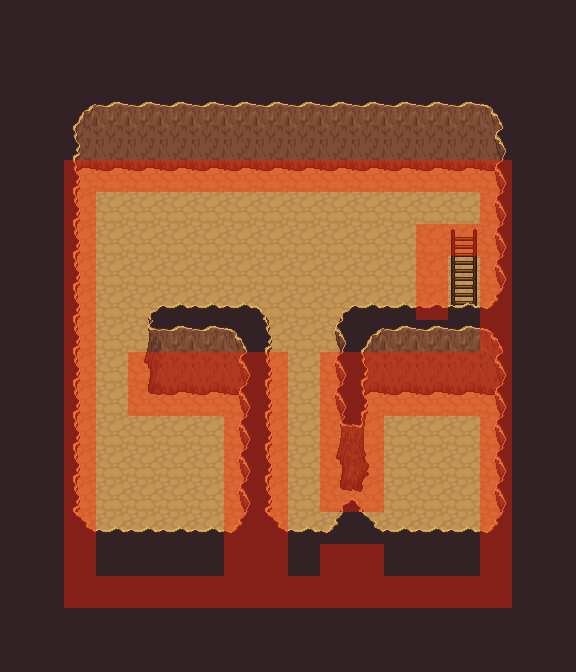

Tiled map render using the project's own tile images. Description and the whole map definition, tile-layer contents included, below:
An orthogonal 18x21 tile map with 32x32 px tiles, 3 tile layers (background, object, collision), 4 tilesets and 1 object (teleport).

<map version="1.0" orientation="orthogonal" width="18" height="21" tilewidth="32" tileheight="32">
 <properties>
  <property name="music" value="calmtown.ogg" />
  <property name="tileset" value="outside.txt" />
  <property name="title" value="Jail" />
 </properties>
 <tileset firstgid="1" name="tiled_collision" tilewidth="32" tileheight="32">
  <image source="tiled_collision.png" width="480" height="32" />
 </tileset>
 <tileset firstgid="16" name="generic_background" tilewidth="32" tileheight="32">
  <image source="generic_background.png" width="864" height="832" />
 </tileset>
 <tileset firstgid="718" name="small_objects" tilewidth="32" tileheight="64">
  <image source="small_objects.png" width="671" height="512" />
 </tileset>
 <tileset firstgid="878" name="outside_objects" tilewidth="32" tileheight="128">
  <image source="outside_objects.png" width="672" height="768" />
 </tileset>
 <layer name="background" width="18" height="21">
  <data encoding="csv">
158,158,158,158,158,158,158,158,158,158,158,158,158,158,158,158,158,158,
158,158,158,158,158,158,158,158,158,158,158,158,158,158,158,158,158,158,
158,158,158,158,158,158,158,158,158,158,158,158,158,158,158,158,158,158,
158,158,158,158,158,158,158,158,158,158,158,158,158,158,158,158,158,158,
158,158,158,158,158,158,158,158,46,46,46,158,158,158,158,158,158,158,
158,158,46,46,46,46,46,46,46,46,46,46,46,46,46,46,158,158,
158,158,46,46,46,46,46,46,46,46,46,46,46,46,46,46,158,158,
158,158,46,46,46,46,46,46,46,46,46,46,46,46,46,46,158,158,
158,158,46,46,46,46,46,46,46,46,46,46,46,46,46,46,158,158,
158,158,46,46,46,46,46,46,46,46,46,46,46,46,46,46,158,158,
158,158,46,46,46,46,46,46,46,46,46,46,46,46,46,46,158,158,
158,158,46,46,46,46,46,46,46,46,46,46,46,46,46,46,158,158,
158,158,46,46,46,46,46,46,46,46,46,46,46,46,46,46,158,158,
158,158,46,46,46,46,46,46,46,46,46,46,46,46,46,46,158,158,
158,158,46,46,46,46,46,46,46,46,46,46,46,46,46,46,158,158,
158,158,46,46,46,46,46,46,46,46,46,46,46,46,46,46,158,158,
158,158,46,46,46,46,46,46,46,46,46,46,46,46,46,46,158,158,
158,158,46,46,46,46,46,46,46,46,46,46,46,46,46,46,158,158,
158,158,158,158,158,158,158,158,158,158,158,158,158,158,158,158,158,158,
158,158,158,158,158,158,158,158,158,158,158,158,158,158,158,158,158,158,
158,158,158,158,158,158,158,158,158,158,158,158,158,158,158,158,158,158
</data>
 </layer>
 <layer name="object" width="18" height="21">
  <data encoding="csv">
0,0,0,0,0,0,0,0,0,0,0,0,0,0,0,0,0,0,
0,0,0,0,0,0,0,0,0,0,0,0,0,0,0,0,0,0,
0,0,0,0,0,0,0,0,0,0,0,0,0,0,0,0,0,0,
0,0,0,0,0,0,0,0,0,0,0,0,0,0,0,0,0,0,
0,0,0,0,0,0,0,0,0,0,0,0,0,0,0,0,0,0,
0,0,892,879,879,879,879,879,879,879,879,879,879,879,879,891,0,0,
0,0,885,0,0,0,0,0,0,0,0,0,0,0,0,883,0,0,
0,0,885,0,0,0,0,0,0,0,0,0,0,0,0,883,0,0,
0,0,885,0,0,0,0,0,0,0,0,0,0,0,0,883,0,0,
0,0,885,0,0,0,0,0,0,0,0,0,0,0,894,883,0,0,
0,0,885,0,0,0,0,0,0,0,0,0,0,0,0,883,0,0,
0,0,885,0,886,887,887,887,888,0,886,887,887,887,887,889,0,0,
0,0,885,0,878,879,879,891,885,0,883,892,879,879,879,891,0,0,
0,0,885,0,0,0,0,883,885,0,883,885,0,0,0,883,0,0,
0,0,885,0,0,0,0,883,885,0,883,885,0,0,0,883,0,0,
0,0,885,0,0,0,0,883,885,0,878,880,0,0,0,883,0,0,
0,0,885,0,0,0,0,883,885,0,0,0,0,0,0,883,0,0,
0,0,885,0,0,0,0,883,885,0,886,888,0,0,0,883,0,0,
0,0,890,887,887,887,887,889,890,887,889,890,887,887,887,889,0,0,
0,0,0,0,0,0,0,0,0,0,0,0,0,0,0,0,0,0,
0,0,0,0,0,0,0,0,0,0,0,0,0,0,0,0,0,0
</data>
 </layer>
 <layer name="collision" width="18" height="21">
  <data encoding="csv">
0,0,0,0,0,0,0,0,0,0,0,0,0,0,0,0,0,0,
0,0,0,0,0,0,0,0,0,0,0,0,0,0,0,0,0,0,
0,0,0,0,0,0,0,0,0,0,0,0,0,0,0,0,0,0,
0,0,0,0,0,0,0,0,0,0,0,0,0,0,0,0,0,0,
0,0,0,0,0,0,0,0,0,0,0,0,0,0,0,0,0,0,
0,0,1,1,1,1,1,1,1,1,1,1,1,1,1,1,0,0,
0,0,1,0,0,0,0,0,0,0,0,0,0,0,0,1,0,0,
0,0,1,0,0,0,0,0,0,0,0,0,0,1,1,1,0,0,
0,0,1,0,0,0,0,0,0,0,0,0,0,1,0,1,0,0,
0,0,1,0,0,0,0,0,0,0,0,0,0,1,0,1,0,0,
0,0,1,0,0,0,0,0,0,0,0,0,0,0,0,1,0,0,
0,0,1,0,1,1,1,1,1,0,1,1,1,1,1,1,0,0,
0,0,1,0,1,1,1,1,1,0,1,1,1,1,1,1,0,0,
0,0,1,0,0,0,0,1,1,0,1,1,0,0,0,1,0,0,
0,0,1,0,0,0,0,1,1,0,1,1,0,0,0,1,0,0,
0,0,1,0,0,0,0,1,1,0,1,1,0,0,0,1,0,0,
0,0,1,0,0,0,0,1,1,0,0,0,0,0,0,1,0,0,
0,0,1,0,0,0,0,1,1,0,1,1,0,0,0,1,0,0,
0,0,1,1,1,1,1,1,1,1,1,1,1,1,1,1,0,0,
0,0,0,0,0,0,0,0,0,0,0,0,0,0,0,0,0,0,
0,0,0,0,0,0,0,0,0,0,0,0,0,0,0,0,0,0
</data>
 </layer>
 <objectgroup name="event" width="18" height="21">
  <object name="Teleport to Barracks" type="teleport" x="448" y="288" width="32" height="32">
   <properties>
    <property name="intermap" value="barracks.txt,46,7" />
   </properties>
  </object>
 </objectgroup>
 <objectgroup name="npc" width="18" height="21" />
</map>
